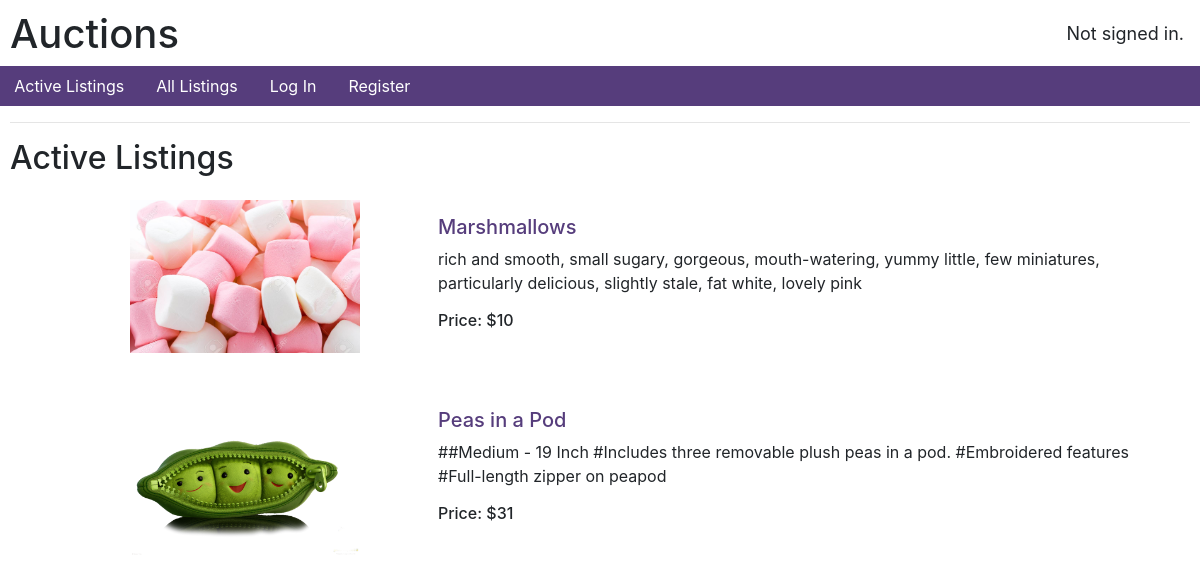
Before: / with the older database file.
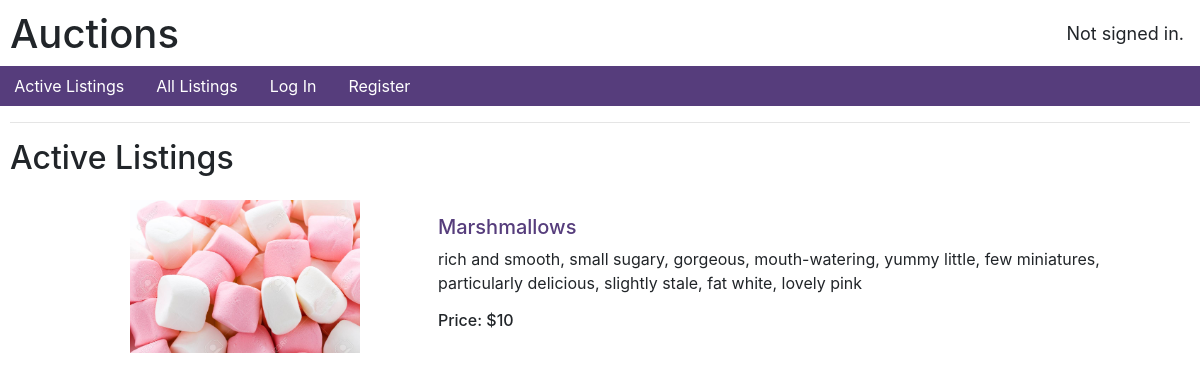
After: the same page with the newer database file.
### auctions/models.py (models this page shows, shortened)
class listing(models.Model):
    owner=models.CharField(max_length=64,default="")
    title=models.CharField(max_length=50)
    desc=models.TextField()
    active=models.BooleanField(default="True")
    winner=models.CharField(max_length=64,default="")
    initial_amt=models.IntegerField()
    image=models.ImageField(upload_to='product')
    category=models.CharField(max_length = 20, choices =CHOICES)

### auctions/views.py (the view)
# urls.py: path("", views.index, name="index"),
def index(request):
    infos=listing.objects.filter(active=True)
    return render(request, "auctions/index.html",{'infos':infos})

### auctions/templates/auctions/index.html
{% extends "auctions/layout.html" %}
{% block body %}
    <h2>Active Listings</h2>
    <table>
        {% for info in infos %}
        <tr>
            <td id="img-col">
                <a href="{% url 'details' info.id %}"><img src="{{ info.image.url }}"></a>
            </td>
            <td id="right-col">
                <a href="{% url 'details' info.id %}"><h5>{{ info.title }}</h5></a>
                <p>{{ info.desc }}</p>
                <h6>Price: ${{ info.initial_amt }}</h6>
        </tr>
        {% endfor %}
    </table>
{% endblock %}

### auctions/templates/auctions/layout.html (shortened to what this page needs)
{% load static %}
<!DOCTYPE html>
<html lang="en">
    <head>
        <link rel="stylesheet" href="https://stackpath.bootstrapcdn.com/bootstrap/4.4.1/css/bootstrap.min.css">
        <link href="{% static 'auctions/styles.css' %}" rel="stylesheet">
    </head>
    <body>
        <h1>Auctions</h1>
        <div id="user-name">
            {% if user.is_authenticated %}
                Signed in as <strong>{{ user.username }}</strong>.
            {% else %}
                Not signed in.
            {% endif %}
        </div>
        <ul class="nav">
            <li class="nav-item">
                <a class="nav-link" href="{% url 'index' %}">Active Listings</a>
            </li>
            <li class="nav-item">
                <a class="nav-link" href="{% url 'all_listings' %}">All Listings</a>
            </li>
            {% if user.is_authenticated %}
                <li class="nav-item">
                    <a class="nav-link" href="{% url 'create_listings' %}">Create Listings</a>
                </li>
                <li class="nav-item">
                    <a class="nav-link" href="{% url 'watchlist' %}">Watchlist</a>
                </li>
                <li class="nav-item">
                    <a class="nav-link" href="{% url 'logout' %}">Categories</a>
                </li>
                <li class="nav-item">
                    <a class="nav-link" href="{% url 'logout' %}">Log Out</a>
                </li>
            {% else %}
                <li class="nav-item">
                    <a class="nav-link" href="{% url 'login' %}">Log In</a>
                </li>
                <li class="nav-item">
                    <a class="nav-link" href="{% url 'register' %}">Register</a>
                </li>
            {% endif %}
        </ul>
        <hr>
        {% block body %}
        {% endblock %}
    </body>
</html>

### static/auctions/styles.css (style rules this page uses)
body { padding: 10px; }
img { max-width:60%; height:auto; margin-left:15%; }
#img-col { float: center; padding: 15px; text-align: center; }
#right-col { width: 65%; float: center; padding: 15px; }
a { color:#563d7c; }
.nav { background-color: #563d7c; margin-left: -1%; margin-right: -1%; }
.nav-link { color:white; }
#user-name { position: absolute; top: 20px; right: 16px; font-size: 18px; }

Changed rows visible on the page:
removed listing: image (picture), title "Peas in a Pod", desc "##Medium - 19 Inch #Includes three removable plush peas in a pod. #Embroidered features #Full-length zipper on peapod", initial_amt "31"
